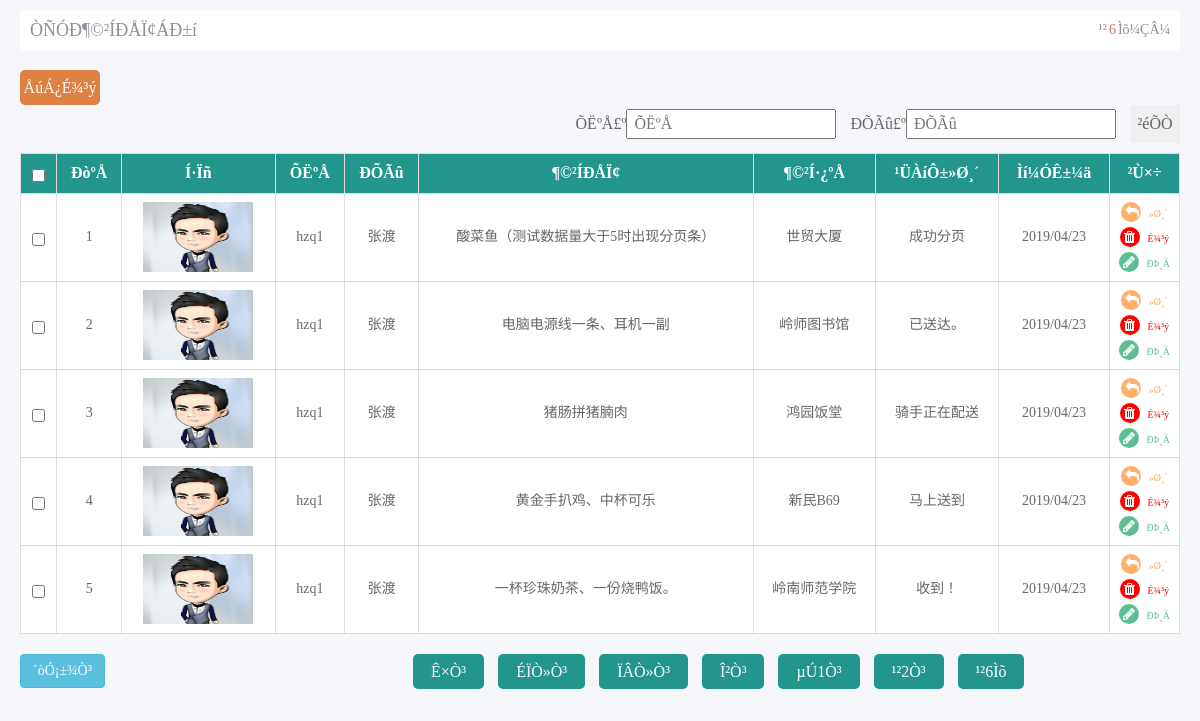
/check_meals.php, run on the app's committed database.
### tables this page shows
CREATE TABLE `liuyanban` (
  `id` int(11) NOT NULL AUTO_INCREMENT,
  `username` varchar(50) DEFAULT NULL,
  `picture` varchar(50) DEFAULT NULL,
  `name` varchar(50) DEFAULT NULL,
  `remarks` varchar(50) DEFAULT NULL,
  `addtime` timestamp NOT NULL DEFAULT CURRENT_TIMESTAMP,
  `address` varchar(100) DEFAULT NULL,
  `tel` varchar(11) DEFAULT NULL,
  `reply` varchar(50) NOT NULL DEFAULT '',
  PRIMARY KEY (`id`,`reply`)
);

### check_meals.php (the view, shortened to what this page needs)
<?php
$user=$_GET['user'];
$name=$_GET['name'];
?>
<!DOCTYPE html PUBLIC "-//W3C//DTD XHTML 1.0 Transitional//EN" "http://www.w3.org/TR/xhtml1/DTD/xhtml1-transitional.dtd">
<html xmlns="http://www.w3.org/1999/xhtml">
<head>
<link rel="stylesheet" href="css/bootstrap.min.css" />
<link rel="stylesheet" href="css/jquery.mCustomScrollbar.min.css" />
<link rel="stylesheet" href="css/custom.css" />
<link rel="stylesheet" href="css/demo_add.css" />
<link rel="stylesheet" href="css/font-awesome.min.css" />
<link rel="stylesheet" href="css/style.css" />
</head>
<body class="check_news_body">
<div class="staff_list">
	<div class="clearfix admin_con_top">
    	<h2 class="fl">ÒÑÓÐ¶©²ÍÐÅÏ¢ÁÐ±í</h2>
        <?php
			$sql="select * from liuyanban where 1=1";
			$query=mysql_query($sql);
			$rowscount=mysql_num_rows($query);
		?>
        <p class="fr">¹²<span><?php echo $rowscount;?></span>Ìõ¼ÇÂ¼</p>
    </div>
    <div class="clearfix m_b_10">
    	<p class=" all_del" id="all_del" onclick="deleteSelected()">ÅúÁ¿É¾³ý</p>
        <form id="form1" name="form1" method="get" action="" class="fr">
            ÕËºÅ£º<input name="user" type="text" id="user" class="m_r_10 p_l_6" autocomplete="off"  placeholder="ÕËºÅ" value="<?php echo $user;?>" />
            ÐÕÃû£º<input name="name" type="text" id="name" class="m_r_10 p_l_6" autocomplete="off"  placeholder="ÐÕÃû" value="<?php echo $name;?>"/>
            <input type="submit" name="Submit" value="²éÕÒ" class="check_btn"/>
        </form>
    </div>
  <?php
    $sql="select * from liuyanban where 1=1";
	$sql=$sql." order by id desc";
	$query=mysql_query($sql);
  	$rowscount=mysql_num_rows($query);
  if($rowscount==0)
  {
	  ?>
    	<div class="date_null">±§Ç¸£¬ÄúµÄ²éÑ¯½á¹ûÎª¿Õ</div>
    <?php
	}
  else
  {
  $pagelarge=5;
  $pagecurrent=$_GET["pagecurrent"];
  if($rowscount%$pagelarge==0)
  {
		$pagecount=$rowscount/$pagelarge;
  }
  else
  {
   		$pagecount=intval($rowscount/$pagelarge)+1;
  }
  if($pagecurrent=="" || $pagecurrent<=0)
{
	$pagecurrent=1;
}
		$sum=$pagecurrent*$pagelarge;
	?>
    <table class="table table-bordered table-hover">
      <tr>
        <th><input type="checkbox" name="" id="checkall" value="" onclick="checkall();"/></th>
        <th>ÐòºÅ</th>
        <th>Í·Ïñ</th>
        <th>ÕËºÅ</th>
        <th>ÐÕÃû</th>
        <th>¶©²ÍÐÅÏ¢</th>
        <th>¶©²Í·¿ºÅ</th>
        <th>¹ÜÀíÔ±»Ø¸´</th>
        <th>Ìí¼ÓÊ±¼ä</th>
        <th>²Ù×÷</th>
      </tr>
    <?php
	for($i=$pagecurrent*$pagelarge-$pagelarge;$i<$sum;$i++)
	{
	  ?>
      <tr>
        <td><input type="checkbox" name="" id="" data-id="<?php echo mysql_result($query,$i,id);?>" value="" class="sel_btn"/></td>
        <td><?php echo $i+1;?></td>
        <td><img src="<?php echo mysql_result($query,$i,picture);?>" width='110' height='70' border='0'/></td>
        <td><?php echo mysql_result($query,$i,username);?></td>
        <td><?php echo mysql_result($query,$i,name);?></td>
        <td><?php echo mysql_result($query,$i,remarks);?></td>
        <td><?php echo mysql_result($query,$i,address);?></td>
        <td><?php echo mysql_result($query,$i,reply);?></td>
        <td><?php echo date('Y/m/d',strtotime(mysql_result($query,$i,addtime)));?></td>
        <td>
            <a href="reply_meals.php?id=<?php echo mysql_result($query,$i,id);?>">
                <i class="fa fa-reply b_r b_orange material-icons m_b_5"></i>
                <span class="text_orange">»Ø¸´<span>
            </a>
            <a href="del.php?id=<?php echo mysql_result($query,$i,"id");?>&tablename=liuyanban" onclick="return confirm('ÕæµÄÒªÉ¾³ý£¿')">
                <i class="fa fa-trash b_r b_red material-icons m_b_5"></i>
                <span class="text_red">É¾³ý<span>
            </a>
            <a href="update_meals.php?id=<?php echo mysql_result($query,$i,id);?>">
                <i class="fa fa-pencil b_r b_gree material-icons"></i>
                <span class="text_gree">ÐÞ¸Ä<span>
            </a>
        </td>
      </tr>
		<?php
        }
		}
		?>
</table>
<?php
  if($rowscount > 5)
  {
	  ?>
        <div class="clearfix news_list_page">
            <p class="fl">
              <input type="button" class="btn btn-info"" name="Submit2" onclick="javascript:window.print();" value="´òÓ¡±¾Ò³" />
            </p>
            <p class="fr news_list_page_p">
                <a href="check_meals.php?pagecurrent=1&user=<?php echo $user;?>&name=<?php echo $name;?>">Ê×Ò³</a>
                <a href="check_meals.php?pagecurrent=<?php echo $pagecurrent-1;?>&user=<?php echo $user;?>&name=<?php echo $name;?>">ÉÏÒ»Ò³</a>
                <a href="check_meals.php?pagecurrent=<?php echo $pagecurrent+1;?>&user=<?php echo $user;?>&name=<?php echo $name;?>">ÏÂÒ»Ò³</a>
                <a href="check_meals.php?pagecurrent=<?php echo $pagecount;?>&user=<?php echo $user;?>&name=<?php echo $name;?>">Î²Ò³</a>
                <span>µÚ<?php echo $pagecurrent;?>Ò³</span>
                <span>¹²<?php echo $pagecount;?>Ò³</span>
                <span>¹²<?php echo $rowscount;?>Ìõ</span>
            </p>
        </div>
        <?php
		}
		?>
</div>
</body>
</html>

### css/demo_add.css (style rules this page uses)
body, html { font-size: 100%; padding: 0; margin: 0; }
*, *:after, *:before { -webkit-box-sizing: border-box; -moz-box-sizing: border-box; box-sizing: border-box; }
.clearfix:before, .clearfix:after { content: " "; display: table; }
.clearfix:after { clear: both; }
body { background: #494A5F; color: #D5D6E2; font-weight: 500; font-size: 1.05em; font-family: "Microsoft YaHei","Segoe UI", "Lucida Grande", Helvetica, Arial,sans-serif; }

### css/style.css (style rules this page uses)
body, html,div, dl, dt, dd, ul, ol, li, h1, h2, h3, h4, h5, h6, pre, form, fieldset, input, p, blockquote, th, td { margin:0; padding:0; box-sizing: border-box; }
body { font-size:16px; color:#666; font-family: Microsoft YaHei,SimSun; background: #fff; }
body td { font-size: 12px }
.m_r_10 { margin-right:10px; }
.p_l_6 { padding-left:6px; height:30px; line-height:30px; }
.m_b_10 { margin-bottom:10px; }
.check_btn { width: 50px; text-align: center; height: 38px; display: inline-block; border: 0; cursor: pointer; padding-left:0px !important; }
textarea, input, button, select { outline: none; }
img { border: 0; }
a { color:#666; text-decoration: none; }
a:link { color: #000; text-decoration:none; }
.fl { float: left; }
.fr { float: right; }
.clearfix:after { content:""; display:block; height:0; clear:both; visibility:hidden; }
.clearfix { zoom:1; }
.b_r { display:inline-block; width:20px; height:20px; border-radius:50%; -webkit-border-radius:50%; -moz-border-radius:50%; -ms-border-radius:50%; padding:3px 6px 4px 4px; color:#fff; margin-right:4px; }
.m_b_5 { margin-bottom:5px; }
.b_red { background:red; }
.text_red { font-size:10px; color:red !important; }
.b_gree { background:#5dbe92; }
.text_gree { font-size:10px; color:#5dbe92 !important; }
.b_orange { background:#feaf69; }
.text_orange { font-size:10px; color:#feaf69 !important; }
.add_news_body,.check_news_body { background:#f6f7fb; height:100%; }
.add_admin,.add_news,.check_news_list,.staff_list { padding:10px 20px 5px 20px; background:#f6f7fb; height:100%; }
.admin_con_top { background:#fff; height:40px; line-height:40px; color:#8e9198; padding:0px 10px; margin-bottom:20px; }
.admin_con_top>h2 { font-weight:normal; font-size:18px; line-height:40px; width:50%; }
.admin_con_top>p { font-size:14px; width:40%; text-align:right; }
.admin_con_top>p>span { color:#c8716f; margin:0px 2px; }
.all_del { width:80px; text-align:center; background:#df8143; height:35px; line-height:35px; border-radius:5px; -webkit-border-radius:5px; -moz-border-radius:5px; -ms-border-radius:5px; cursor:pointer; color:#fff; -moz-user-select:none; -webkit-user-select:none; -ms-user-select:none; -khtml-user-select:none; -o-user-select:none; user-select:none; }
tr>th { background:#22968d; color:#fff; text-align:center; }
.staff_list td { text-align:center; font-size:14px; }
.table > tbody > tr > td, .table > tbody > tr > th, .table > tfoot > tr > td, .table > tfoot > tr > th, .table > thead > tr > td, .table > thead > tr > th { padding: 8px; line-height: 1.42857143; vertical-align:middle; border-top: 1px solid #ddd; }
.news_list_page { height:35px; line-height:35px; }
.news_list_page>p:first-of-type { width:85px; line-height:35px; }
.news_list_page>p:last-of-type { width:767px; line-height:35px; }
.news_list_page_p>a,.news_list_page_p>span { display:inline-block; padding:0px 18px; color:#fff !important; background:#22968d; border-radius:5px; -moz-border-radius:5px; -webkit-border-radius:5px; -ms-border-radius:5px; margin-right:10px; }
.staff_list td>a { display:block; }
.staff_list th:last-of-type { width:70px; }
tr>td { background:#fff; }

### data on the page
liuyanban: picture (picture), username "hzq1", name "张渡", remarks "酸菜鱼（测试数据量大于5时出现分页条）", address "世贸大厦", reply "成功分页", addtime "2019/04/23"
liuyanban: picture (picture), username "hzq1", name "张渡", remarks "电脑电源线一条、耳机一副", address "岭师图书馆", reply "已送达。", addtime "2019/04/23"
liuyanban: picture (picture), username "hzq1", name "张渡", remarks "猪肠拼猪腩肉", address "鸿园饭堂", reply "骑手正在配送", addtime "2019/04/23"
liuyanban: picture (picture), username "hzq1", name "张渡", remarks "黄金手扒鸡、中杯可乐", address "新民B69", reply "马上送到", addtime "2019/04/23"
liuyanban: picture (picture), username "hzq1", name "张渡", remarks "一杯珍珠奶茶、一份烧鸭饭。", address "岭南师范学院", reply "收到！", addtime "2019/04/23"

### other printed values
$rowscount "6"
$pagecurrent "1"
$pagecount "2"
